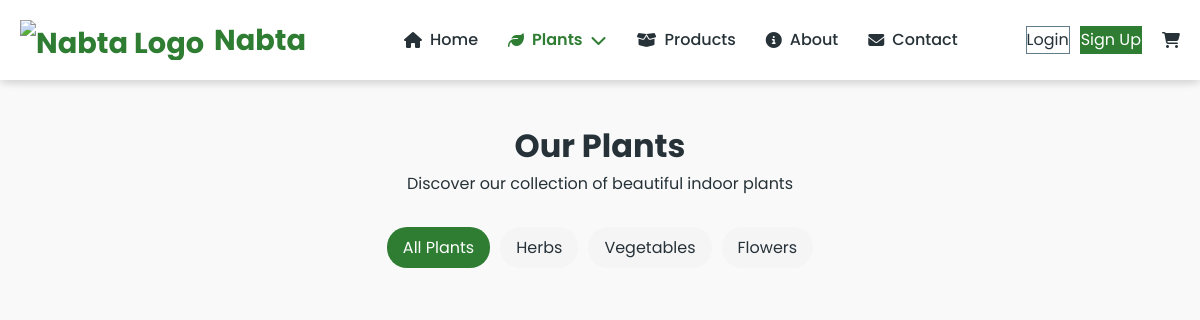
Before: /pages/plants.php?page=2 with the older database file.
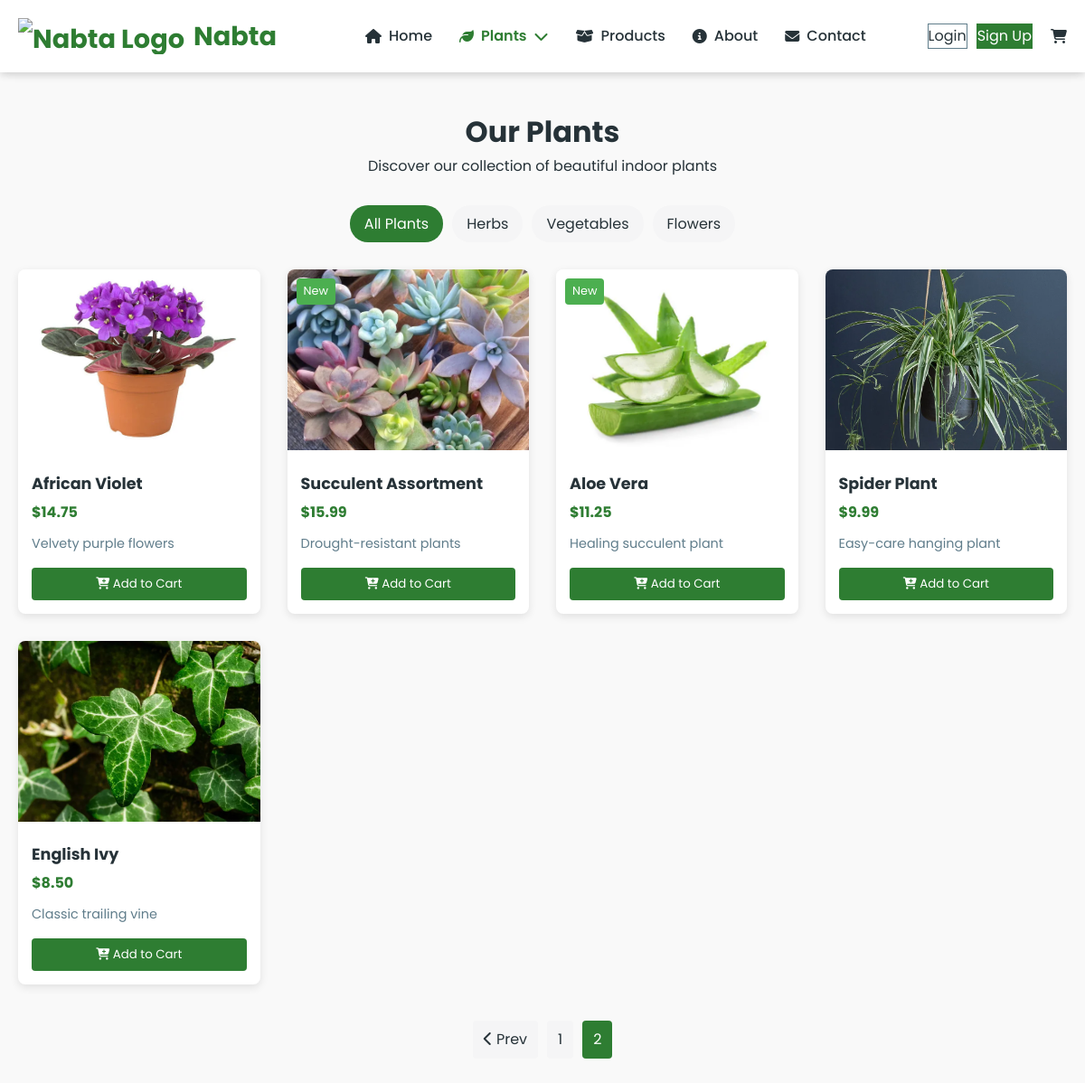
After: the same page with the newer database file.
### tables this page shows
CREATE TABLE `plants` (
  `id` int(11) NOT NULL,
  `name` varchar(100) NOT NULL,
  `price` decimal(10,2) NOT NULL,
  `image_url` varchar(255) NOT NULL,
  `short_description` text NOT NULL,
  `long_description` text DEFAULT NULL,
  `category` enum('herbs','vegetables','flowers') NOT NULL,
  `is_featured` tinyint(1) DEFAULT 0,
  `is_new` tinyint(1) DEFAULT 0,
  `active` tinyint(1) DEFAULT 1,
  `date_added` timestamp NOT NULL DEFAULT current_timestamp()
);

### pages/plants.php (the view, shortened to what this page needs)
<?php
require_once '../config/init.php';
$category = isset($_GET['category']) ? strtolower($_GET['category']) : null;
$per_page = 12;
$current_page = max(1, isset($_GET['page']) ? (int)$_GET['page'] : 1);
$offset = ($current_page - 1) * $per_page;
$plants = [];
$total_plants = 0;
$error = '';
try {
    $query = "SELECT * FROM plants WHERE active = 1";
    $count_query = "SELECT COUNT(*) FROM plants WHERE active = 1";
    $query .= " ORDER BY is_featured DESC, date_added DESC LIMIT :limit OFFSET :offset";
    $stmt = $pdo->prepare($count_query);
    $stmt->execute();
    $total_plants = $stmt->fetchColumn();
    $stmt = $pdo->prepare($query);
    $stmt->bindValue(':limit', $per_page, PDO::PARAM_INT);
    $stmt->bindValue(':offset', $offset, PDO::PARAM_INT);
    $stmt->execute();
    $plants = $stmt->fetchAll();
} catch (PDOException $e) {
    error_log("Plants page error: " . $e->getMessage());
    $error = "We're having trouble loading plants. Please try again later.";
}
$page_title = "Our Plants" . ($category ? " - " . ucfirst($category) : "");
include '../includes/header.php';
?>
<!DOCTYPE html>
<html lang="en">
<head>
    <?php include '../includes/header.php'; ?>
</head>
<body>
    <div class="plants-container">
        <div class="page-header">
            <h1><?= htmlspecialchars($page_title) ?></h1>
            <p>Discover our collection of beautiful indoor plants</p>
        </div>
        <?php if ($error): ?>
            <div class="error-message">
                <i class="fas fa-exclamation-circle"></i> <?= $error ?>
            </div>
        <?php else: ?>
            <div class="category-filters">
                <a href="plants.php" class="category-btn <?= !$category ? 'active' : '' ?>">All Plants</a>
                <a href="plants.php?category=herbs" class="category-btn <?= $category === 'herbs' ? 'active' : '' ?>">Herbs</a>
                <a href="plants.php?category=vegetables" class="category-btn <?= $category === 'vegetables' ? 'active' : '' ?>">Vegetables</a>
                <a href="plants.php?category=flowers" class="category-btn <?= $category === 'flowers' ? 'active' : '' ?>">Flowers</a>
            </div>
            <div class="plants-grid">
    <?php foreach ($plants as $plant): ?>
    <div class="plant-card">
        <div style="position: relative;">
            <img src="<?= htmlspecialchars($plant['image_url']) ?>"
                 alt="<?= htmlspecialchars($plant['name']) ?>"
                 class="plant-image">
            <?php if ($plant['is_new']): ?>
                <span class="plant-badge" style="right: auto; left: 10px; background: var(--primary-light);">New</span>
            <?php endif; ?>
        </div>
        <div class="plant-info">
            <h3 class="plant-name"><?= htmlspecialchars($plant['name']) ?></h3>
            <div class="plant-price">$<?= number_format($plant['price'], 2) ?></div>
            <p class="plant-desc"><?= htmlspecialchars($plant['short_description']) ?></p>
            <button class="add-to-cart" data-plant-id="<?= $plant['id'] ?>">
                <i class="fas fa-cart-plus"></i> Add to Cart
            </button>
        </div>
    </div>
    <?php endforeach; ?>
</div>
            <?php if ($total_plants > $per_page): ?>
            <div class="pagination">
                <?php if ($current_page > 1): ?>
                    <a href="plants.php?<?= http_build_query(['category' => $category, 'page' => $current_page - 1]) ?>">
                        <i class="fas fa-chevron-left"></i> Prev
                    </a>
                <?php endif; ?>
                <?php
                $total_pages = ceil($total_plants / $per_page);
                $start_page = max(1, $current_page - 2);
                $end_page = min($total_pages, $current_page + 2);
                for ($i = $start_page; $i <= $end_page; $i++): ?>
                    <a href="plants.php?<?= http_build_query(['category' => $category, 'page' => $i]) ?>"
                       class="<?= $i === $current_page ? 'active' : '' ?>">
                        <?= $i ?>
                    </a>
                <?php endfor; ?>
            </div>
            <?php endif; ?>
        <?php endif; ?>
    </div>
</body>
</html>

### includes/header.php (shortened to what this page needs)
<?php
$cart_count = $_SESSION['cart']['count'] ?? 0;
$cart_total = $_SESSION['cart']['total'] ?? 0;
$cart_items = $_SESSION['cart']['items'] ?? [];
?>
<!DOCTYPE html>
<html lang="en">
<head>
    <link rel="stylesheet" href="https://cdnjs.cloudflare.com/ajax/libs/font-awesome/6.4.0/css/all.min.css">
</head>
<body>
    <nav class="navbar">
        <div class="nav-container">
            <div class="nav-brand">
                <a href="index.php">
                    <img src="assets/images/logo.png" alt="Nabta Logo">
                    <span>Nabta</span>
                </a>
            </div>
            <ul class="nav-links">
                <li><a href="index.php" class="<?= basename($_SERVER['PHP_SELF']) === 'index.php' ? 'active' : '' ?>">
                    <i class="fas fa-home"></i> Home
                </a></li>
                <li class="dropdown">
                    <a href="pages/plants.php" class="<?= basename($_SERVER['PHP_SELF']) === 'plants.php' ? 'active' : '' ?>">
                        <i class="fas fa-leaf"></i> Plants <i class="fas fa-chevron-down"></i>
                    </a>
                </li>
                <li><a href="pages/products.php" class="<?= basename($_SERVER['PHP_SELF']) === 'products.php' ? 'active' : '' ?>">
                    <i class="fas fa-box-open"></i> Products
                </a></li>
                <li><a href="pages/about.php" class="<?= basename($_SERVER['PHP_SELF']) === 'about.php' ? 'active' : '' ?>">
                    <i class="fas fa-info-circle"></i> About
                </a></li>
                <li><a href="pages/contact.php" class="<?= basename($_SERVER['PHP_SELF']) === 'contact.php' ? 'active' : '' ?>">
                    <i class="fas fa-envelope"></i> Contact
                </a></li>
            </ul>
            <div class="nav-user-section">
                <?php if (isset($_SESSION['user'])): ?>
                    <div class="user-info">
                        <div class="user-avatar">
                            <?= strtoupper(substr($_SESSION['user']['username'], 0, 1)) ?>
                        </div>
                        <span class="user-name"><?= htmlspecialchars($_SESSION['user']['username']) ?></span>
                    </div>
                    <div style="display: flex; align-items: center; gap: 20px;">
                        <div class="nav-cart">
                            <a href="pages/cart.php" class="cart-link">
                                <i class="fas fa-shopping-cart"></i>
                                <?php if ($cart_count > 0): ?>
                                    <span class="cart-count"><?= $cart_count ?></span>
                                <?php endif; ?>
                            </a>
                            <?php if ($cart_count > 0): ?>
                            <div class="cart-preview">
                                <div class="cart-items">
                                    <?php foreach ($cart_items as $item): ?>
                                    <div class="cart-item">
                                        <img src="<?= htmlspecialchars($item['image']) ?>" alt="<?= htmlspecialchars($item['name']) ?>">
                                        <div class="cart-item-info">
                                            <h4><?= htmlspecialchars($item['name']) ?></h4>
                                            <p><?= $item['quantity'] ?> × $<?= number_format($item['price'], 2) ?></p>
                                        </div>
                                    </div>
                                    <?php endforeach; ?>
                                </div>
                                <div class="cart-summary">
                                    <p>
                                        <span>Subtotal:</span>
                                        <span>$<?= number_format($cart_total, 2) ?></span>
                                    </p>
                                    <a href="pages/cart.php" class="btn" style="display: block; text-align: center; background: var(--primary); color: white; padding: 10px; border-radius: 4px;">View Cart</a>
                                </div>
                            </div>
                            <?php endif; ?>
                        </div>
                        <div class="dropdown">
                            <button class="dropdown-toggle">
                                <i class="fas fa-ellipsis-v"></i>
                            </button>
                            <div class="dropdown-content" style="right: 0; left: auto;">
                                <a href="pages/account.php"><i class="fas fa-user"></i> My Account</a>
                                <a href="pages/orders.php"><i class="fas fa-clipboard-list"></i> My Orders</a>
                                <div class="dropdown-divider"></div>
                                <a href="actions/logout.php"><i class="fas fa-sign-out-alt"></i> Logout</a>
                            </div>
                        </div>
                    </div>
                <?php else: ?>
                    <div class="auth-buttons">
                        <a href="pages/login.php" class="btn-login">Login</a>
                        <a href="pages/register.php" class="btn-signup">Sign Up</a>
                    </div>
                    <div class="nav-cart">
                        <a href="pages/cart.php" class="cart-link">
                            <i class="fas fa-shopping-cart"></i>
                        </a>
                    </div>
                <?php endif; ?>
            </div>
        </div>
    </nav>

### includes/header.php (style rules this page uses)
:root { --primary: #2e7d32; --primary-light: #4CAF50; --primary-dark: #1b5e20; --secondary: #263238; --light: #f5f5f6; --gray: #607d8b; --white: #ffffff; --danger: #d32f2f; --warning: #ffa000; --info: #0288d1; }
* { margin: 0; padding: 0; box-sizing: border-box; font-family: 'Poppins', 'Segoe UI', Tahoma, Geneva, Verdana, sans-serif; }
body { padding-top: 80px; line-height: 1.6; color: var(--secondary); background-color: #f9f9f9; }
a { text-decoration: none; color: inherit; transition: all 0.3s ease; }
.navbar { background-color: var(--white); box-shadow: 0 2px 10px rgba(0,0,0,0.1); position: fixed; width: 100%; top: 0; z-index: 1000; padding: 0 20px; }
.nav-container { max-width: 1200px; margin: 0 auto; display: flex; justify-content: space-between; align-items: center; height: 80px; }
.nav-brand { display: flex; align-items: center; }
.nav-brand a { font-size: 1.8rem; font-weight: 700; color: var(--primary); display: flex; align-items: center; gap: 10px; }
.nav-brand img { height: 40px; }
.nav-links { display: flex; list-style: none; }
.nav-links li { margin-left: 30px; position: relative; }
.nav-links a { font-weight: 500; color: var(--secondary); display: flex; align-items: center; gap: 8px; }
.nav-links a.active { color: var(--primary); font-weight: 600; }
.dropdown { position: relative; }
.nav-user-section { display: flex; align-items: center; gap: 20px; }
.nav-cart { position: relative; }
.cart-link { position: relative; display: flex; align-items: center; color: var(--secondary); }
.auth-buttons { display: flex; gap: 10px; }
.btn-login { background: transparent; color: var(--secondary); border: 1px solid var(--gray); }
.btn-signup { background: var(--primary); color: var(--white); border: 1px solid var(--primary); }

### pages/plants.php (style rules this page uses)
:root { --primary: #2e7d32; --primary-light: #4CAF50; --primary-dark: #1b5e20; --secondary: #263238; --light: #f5f5f6; --gray: #607d8b; --white: #ffffff; }
.plants-container { max-width: 1200px; margin: 40px auto; padding: 0 20px; }
.page-header { margin-bottom: 30px; text-align: center; }
.category-filters { display: flex; justify-content: center; gap: 10px; margin-bottom: 30px; flex-wrap: wrap; }
.category-btn { padding: 8px 16px; border-radius: 20px; background: var(--light); color: var(--secondary); text-decoration: none; transition: all 0.3s; }
.category-btn:hover, .category-btn.active { background: var(--primary); color: var(--white); }
.plants-grid { display: grid; grid-template-columns: repeat(auto-fill, minmax(250px, 1fr)); gap: 30px; margin-bottom: 40px; }
.plant-card { background: var(--white); border-radius: 8px; overflow: hidden; box-shadow: 0 3px 10px rgba(0,0,0,0.1); transition: transform 0.3s; }
.plant-image { width: 100%; height: 200px; object-fit: cover; }
.plant-badge { position: absolute; top: 10px; right: 10px; background: var(--primary); color: white; padding: 4px 8px; border-radius: 4px; font-size: 0.8rem; }
.plant-info { padding: 15px; }
.plant-name { margin: 0 0 5px; font-size: 1.1rem; color: var(--secondary); }
.plant-price { font-weight: bold; color: var(--primary); margin-bottom: 10px; }
.plant-desc { color: var(--gray); font-size: 0.9rem; margin-bottom: 15px; }
.add-to-cart { display: block; width: 100%; padding: 8px; background: var(--primary); color: white; border: none; border-radius: 4px; cursor: pointer; transition: background 0.3s; }
.pagination { display: flex; justify-content: center; gap: 10px; margin-top: 30px; }
.pagination a { padding: 8px 12px; border-radius: 4px; background: var(--light); color: var(--secondary); text-decoration: none; }
.pagination a.active { background: var(--primary); color: white; }

Changed rows visible on the page:
added plants: image_url (picture), name "African Violet", price "14.75", short_description "Velvety purple flowers"
added plants: image_url+name (picture), is_new "New", name "Succulent Assortment", price "15.99", short_description "Drought-resistant plants"
added plants: image_url (picture), is_new "New", name "Aloe Vera", price "11.25", short_description "Healing succulent plant"
added plants: image_url+name (picture), name "Spider Plant", price "9.99", short_description "Easy-care hanging plant"
added plants: image_url+name (picture), name "English Ivy", price "8.50", short_description "Classic trailing vine"
Other visible differences:
text now shown: "Prev"
new list line: "1"
new list line: "2"
